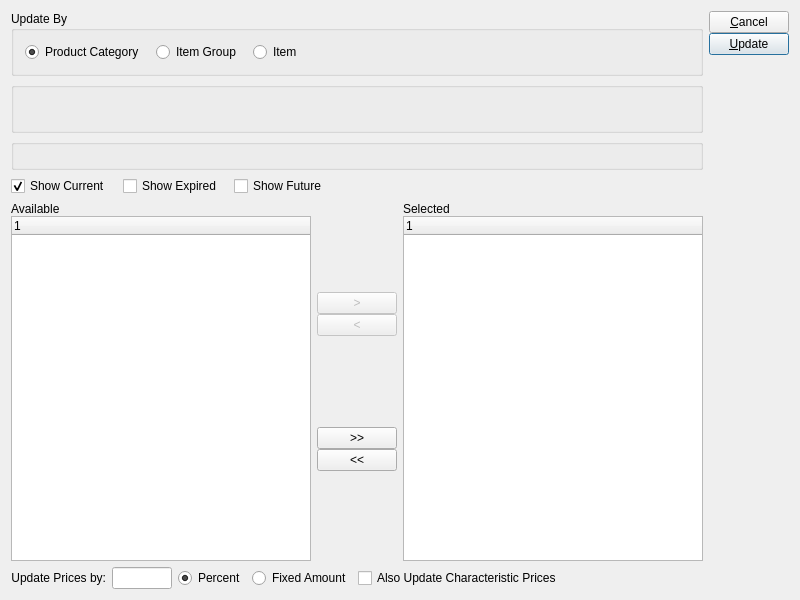
<?xml version="1.0" encoding="UTF-8"?>
<ui version="4.0">
 <comment>This file is part of the xTuple ERP: PostBooks Edition, a free and
open source Enterprise Resource Planning software suite,
Copyright (c) 1999-2011 by OpenMFG LLC, d/b/a xTuple.
It is licensed to you under the Common Public Attribution License
version 1.0, the full text of which (including xTuple-specific Exhibits)
is available at www.xtuple.com/CPAL.  By using this software, you agree
to be bound by its terms.</comment>
 <class>updatePrices</class>
 <widget class="QDialog" name="updatePrices">
  <property name="geometry">
   <rect>
    <x>0</x>
    <y>0</y>
    <width>800</width>
    <height>600</height>
   </rect>
  </property>
  <property name="windowTitle">
   <string>Update Pricing Schedules</string>
  </property>
  <layout class="QGridLayout" name="gridLayout_4">
   <item row="0" column="0">
    <widget class="QGroupBox" name="_updateByGroup">
     <property name="title">
      <string>Update By</string>
     </property>
     <property name="flat">
      <bool>false</bool>
     </property>
     <layout class="QGridLayout" name="gridLayout_5">
      <item row="0" column="0">
       <layout class="QHBoxLayout" name="horizontalLayout_2">
        <property name="spacing">
         <number>12</number>
        </property>
        <item>
         <widget class="QRadioButton" name="_byProductCategory">
          <property name="text">
           <string>Product Category</string>
          </property>
          <property name="checked">
           <bool>true</bool>
          </property>
         </widget>
        </item>
        <item>
         <widget class="QRadioButton" name="_byItemGroup">
          <property name="text">
           <string>Item Group</string>
          </property>
         </widget>
        </item>
        <item>
         <widget class="QRadioButton" name="_byItem">
          <property name="text">
           <string>Item</string>
          </property>
          <property name="checked">
           <bool>false</bool>
          </property>
         </widget>
        </item>
        <item>
         <spacer name="horizontalSpacer_2">
          <property name="orientation">
           <enum>Qt::Horizontal</enum>
          </property>
          <property name="sizeHint" stdset="0">
           <size>
            <width>40</width>
            <height>20</height>
           </size>
          </property>
         </spacer>
        </item>
       </layout>
      </item>
     </layout>
    </widget>
   </item>
   <item row="0" column="1" rowspan="5">
    <layout class="QVBoxLayout">
     <property name="spacing">
      <number>0</number>
     </property>
     <item>
      <widget class="QPushButton" name="_close">
       <property name="text">
        <string>&amp;Cancel</string>
       </property>
      </widget>
     </item>
     <item>
      <widget class="QPushButton" name="_update">
       <property name="text">
        <string>&amp;Update</string>
       </property>
       <property name="autoDefault">
        <bool>true</bool>
       </property>
       <property name="default">
        <bool>true</bool>
       </property>
      </widget>
     </item>
     <item>
      <spacer>
       <property name="orientation">
        <enum>Qt::Vertical</enum>
       </property>
       <property name="sizeType">
        <enum>QSizePolicy::Expanding</enum>
       </property>
       <property name="sizeHint" stdset="0">
        <size>
         <width>20</width>
         <height>20</height>
        </size>
       </property>
      </spacer>
     </item>
    </layout>
   </item>
   <item row="1" column="0">
    <widget class="QGroupBox" name="_group">
     <property name="title">
      <string/>
     </property>
     <layout class="QGridLayout" name="gridLayout">
      <item row="0" column="0">
       <layout class="QHBoxLayout" name="horizontalLayout">
        <item>
         <layout class="QVBoxLayout" name="verticalLayout">
          <item>
           <widget class="ItemCluster" name="_item"/>
          </item>
         </layout>
        </item>
        <item>
         <spacer name="horizontalSpacer">
          <property name="orientation">
           <enum>Qt::Horizontal</enum>
          </property>
          <property name="sizeHint" stdset="0">
           <size>
            <width>0</width>
            <height>20</height>
           </size>
          </property>
         </spacer>
        </item>
       </layout>
      </item>
     </layout>
    </widget>
   </item>
   <item row="2" column="0">
    <widget class="ParameterGroup" name="_paramGroup">
     <property name="type">
      <enum>ParameterGroup::ProductCategory</enum>
     </property>
    </widget>
   </item>
   <item row="3" column="0">
    <layout class="QHBoxLayout" name="horizontalLayout_6">
     <property name="spacing">
      <number>12</number>
     </property>
     <item>
      <widget class="QCheckBox" name="_showCurrent">
       <property name="text">
        <string>Show Current</string>
       </property>
       <property name="checked">
        <bool>true</bool>
       </property>
      </widget>
     </item>
     <item>
      <widget class="QCheckBox" name="_showExpired">
       <property name="text">
        <string>Show Expired</string>
       </property>
      </widget>
     </item>
     <item>
      <widget class="QCheckBox" name="_showEffective">
       <property name="text">
        <string>Show Future</string>
       </property>
      </widget>
     </item>
     <item>
      <spacer name="horizontalSpacer_3">
       <property name="orientation">
        <enum>Qt::Horizontal</enum>
       </property>
       <property name="sizeHint" stdset="0">
        <size>
         <width>40</width>
         <height>20</height>
        </size>
       </property>
      </spacer>
     </item>
    </layout>
   </item>
   <item row="4" column="0">
    <widget class="QFrame" name="_frame">
     <property name="sizePolicy">
      <sizepolicy hsizetype="Preferred" vsizetype="Preferred">
       <horstretch>0</horstretch>
       <verstretch>1</verstretch>
      </sizepolicy>
     </property>
     <property name="frameShape">
      <enum>QFrame::NoFrame</enum>
     </property>
     <property name="frameShadow">
      <enum>QFrame::Raised</enum>
     </property>
     <layout class="QGridLayout" name="gridLayout_3">
      <property name="margin">
       <number>0</number>
      </property>
      <item row="0" column="0">
       <layout class="QHBoxLayout" name="horizontalLayout_5">
        <item>
         <layout class="QVBoxLayout" name="verticalLayout_4">
          <property name="spacing">
           <number>0</number>
          </property>
          <item>
           <widget class="QLabel" name="_availLit">
            <property name="text">
             <string>Available</string>
            </property>
           </widget>
          </item>
          <item>
           <widget class="XTreeWidget" name="_avail"/>
          </item>
         </layout>
        </item>
        <item>
         <layout class="QVBoxLayout" name="verticalLayout_2">
          <property name="spacing">
           <number>0</number>
          </property>
          <item>
           <spacer name="verticalSpacer_3">
            <property name="orientation">
             <enum>Qt::Vertical</enum>
            </property>
            <property name="sizeHint" stdset="0">
             <size>
              <width>20</width>
              <height>13</height>
             </size>
            </property>
           </spacer>
          </item>
          <item>
           <widget class="QPushButton" name="_add">
            <property name="enabled">
             <bool>false</bool>
            </property>
            <property name="text">
             <string>&gt;</string>
            </property>
           </widget>
          </item>
          <item>
           <widget class="QPushButton" name="_remove">
            <property name="enabled">
             <bool>false</bool>
            </property>
            <property name="text">
             <string>&lt;</string>
            </property>
           </widget>
          </item>
          <item>
           <spacer name="verticalSpacer_4">
            <property name="orientation">
             <enum>Qt::Vertical</enum>
            </property>
            <property name="sizeHint" stdset="0">
             <size>
              <width>20</width>
              <height>13</height>
             </size>
            </property>
           </spacer>
          </item>
          <item>
           <widget class="QPushButton" name="_addAll">
            <property name="text">
             <string>&gt;&gt;</string>
            </property>
           </widget>
          </item>
          <item>
           <widget class="QPushButton" name="_removeAll">
            <property name="text">
             <string>&lt;&lt;</string>
            </property>
           </widget>
          </item>
          <item>
           <spacer name="verticalSpacer_2">
            <property name="orientation">
             <enum>Qt::Vertical</enum>
            </property>
            <property name="sizeHint" stdset="0">
             <size>
              <width>20</width>
              <height>18</height>
             </size>
            </property>
           </spacer>
          </item>
         </layout>
        </item>
        <item>
         <layout class="QVBoxLayout" name="verticalLayout_3">
          <property name="spacing">
           <number>0</number>
          </property>
          <item>
           <widget class="QLabel" name="_selLit">
            <property name="text">
             <string>Selected</string>
            </property>
           </widget>
          </item>
          <item>
           <widget class="XTreeWidget" name="_sel"/>
          </item>
         </layout>
        </item>
       </layout>
      </item>
     </layout>
    </widget>
   </item>
   <item row="5" column="0">
    <layout class="QGridLayout" name="gridLayout_2">
     <item row="0" column="0">
      <layout class="QHBoxLayout" name="horizontalLayout_3">
       <item>
        <widget class="QLabel" name="_updateLit">
         <property name="text">
          <string>Update Prices by:</string>
         </property>
         <property name="alignment">
          <set>Qt::AlignRight|Qt::AlignTrailing|Qt::AlignVCenter</set>
         </property>
        </widget>
       </item>
       <item>
        <widget class="XLineEdit" name="_updateBy">
         <property name="sizePolicy">
          <sizepolicy hsizetype="Preferred" vsizetype="Fixed">
           <horstretch>0</horstretch>
           <verstretch>0</verstretch>
          </sizepolicy>
         </property>
         <property name="maximumSize">
          <size>
           <width>60</width>
           <height>32767</height>
          </size>
         </property>
         <property name="alignment">
          <set>Qt::AlignRight</set>
         </property>
        </widget>
       </item>
       <item>
        <widget class="QFrame" name="frame">
         <property name="frameShape">
          <enum>QFrame::NoFrame</enum>
         </property>
         <property name="frameShadow">
          <enum>QFrame::Raised</enum>
         </property>
         <layout class="QHBoxLayout" name="horizontalLayout_4">
          <property name="margin">
           <number>0</number>
          </property>
          <item>
           <widget class="QRadioButton" name="_percent">
            <property name="text">
             <string>Percent</string>
            </property>
            <property name="checked">
             <bool>true</bool>
            </property>
           </widget>
          </item>
          <item>
           <widget class="QRadioButton" name="_value">
            <property name="text">
             <string>Fixed Amount</string>
            </property>
           </widget>
          </item>
         </layout>
        </widget>
       </item>
       <item>
        <widget class="XCheckBox" name="_updateCharPrices">
         <property name="text">
          <string>Also Update Characteristic Prices</string>
         </property>
        </widget>
       </item>
       <item>
        <spacer>
         <property name="orientation">
          <enum>Qt::Horizontal</enum>
         </property>
         <property name="sizeType">
          <enum>QSizePolicy::Expanding</enum>
         </property>
         <property name="sizeHint" stdset="0">
          <size>
           <width>13</width>
           <height>19</height>
          </size>
         </property>
        </spacer>
       </item>
      </layout>
     </item>
    </layout>
   </item>
  </layout>
 </widget>
 <layoutdefault spacing="6" margin="11"/>
 <pixmapfunction>qPixmapFromMimeSource</pixmapfunction>
 <customwidgets>
  <customwidget>
   <class>ItemCluster</class>
   <extends>QWidget</extends>
   <header>itemcluster.h</header>
   <container>1</container>
  </customwidget>
  <customwidget>
   <class>ParameterGroup</class>
   <extends>QGroupBox</extends>
   <header>parametergroup.h</header>
   <container>1</container>
  </customwidget>
  <customwidget>
   <class>XCheckBox</class>
   <extends>QCheckBox</extends>
   <header>xcheckbox.h</header>
  </customwidget>
  <customwidget>
   <class>XLineEdit</class>
   <extends>QLineEdit</extends>
   <header>xlineedit.h</header>
   <container>1</container>
  </customwidget>
  <customwidget>
   <class>XTreeWidget</class>
   <extends>QTreeWidget</extends>
   <header>xtreewidget.h</header>
   <container>1</container>
  </customwidget>
 </customwidgets>
 <tabstops>
  <tabstop>_updateBy</tabstop>
  <tabstop>_update</tabstop>
  <tabstop>_close</tabstop>
 </tabstops>
 <resources/>
 <connections>
  <connection>
   <sender>_avail</sender>
   <signal>valid(bool)</signal>
   <receiver>_add</receiver>
   <slot>setEnabled(bool)</slot>
   <hints>
    <hint type="sourcelabel">
     <x>150</x>
     <y>317</y>
    </hint>
    <hint type="destinationlabel">
     <x>326</x>
     <y>268</y>
    </hint>
   </hints>
  </connection>
  <connection>
   <sender>_sel</sender>
   <signal>valid(bool)</signal>
   <receiver>_remove</receiver>
   <slot>setEnabled(bool)</slot>
   <hints>
    <hint type="sourcelabel">
     <x>502</x>
     <y>317</y>
    </hint>
    <hint type="destinationlabel">
     <x>326</x>
     <y>292</y>
    </hint>
   </hints>
  </connection>
 </connections>
</ui>
